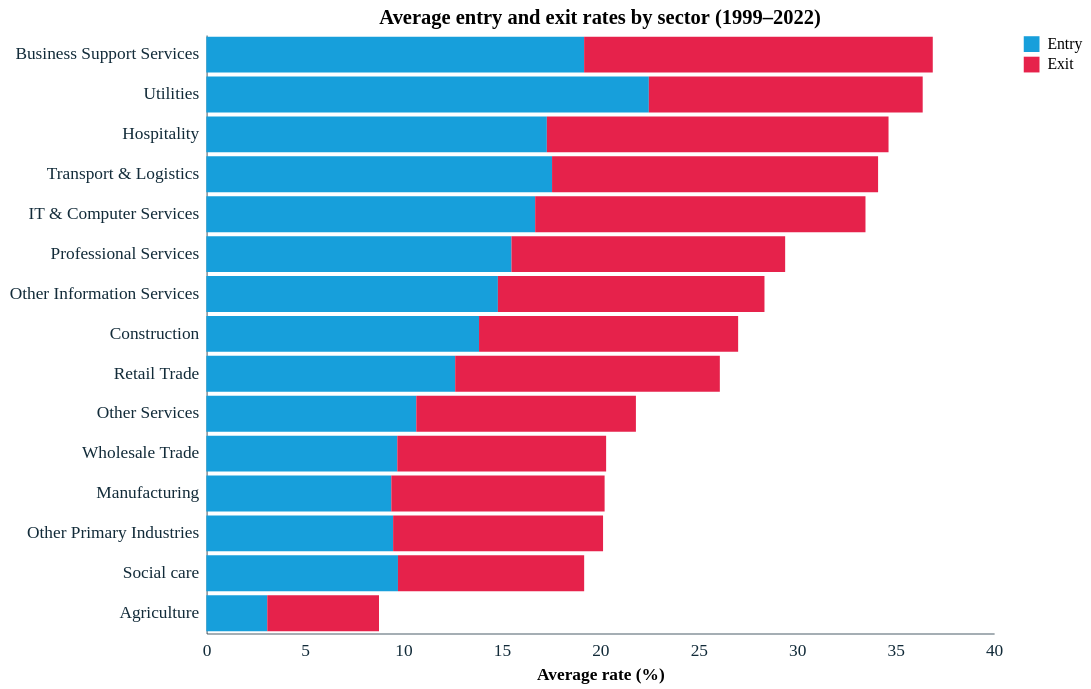

The notebook cell saved with this chart:
### Code cell
# Diverging bar: avg entry vs exit
ee_bar = fd_s.groupby('category')[['entry_rate', 'exit_rate']].mean().reset_index()
ee_bar_long = ee_bar.melt(id_vars='category', var_name='measure', value_name='rate')
ee_bar_long['measure'] = ee_bar_long['measure'].map({'entry_rate': 'Entry', 'exit_rate': 'Exit'})

alt.Chart(ee_bar_long).mark_bar().encode(
    x=alt.X('rate:Q', title='Average rate (%)'),
    y=alt.Y('category:N', sort='-x', title=''),
    color=alt.Color('measure:N',
        scale=alt.Scale(domain=['Entry', 'Exit'],
                        range=[pallete['nominal_1'], pallete['nominal_2']]),
        legend=alt.Legend(title='')),
    xOffset='measure:N',
    tooltip=['category:N', 'measure:N', alt.Tooltip('rate:Q', format='.1f')]
).properties(title='Average entry and exit rates by sector (1999–2022)', width=500, height=380)

### Figure 1 — Vega-Lite specification as saved in the notebook (floating-point values rounded to 4 significant figures)
{"config": {"font": "Circular Std", "mark": {"line": {"interpolate": "linear"}}, "view": {"stroke": "transparent", "width": 400, "height": 300}, "range": {"category": ["#179fdb", "#e6224b", "#f4c245", "#122b39", "#eb5c2e", "#36b7b4"], "diverging": ["#E6224B", "#E54753", "#C9C9C9", "#179FDB", "#122B39"], "heatmap": ["#C9C9C9", "#179FDB", "#0063AF", "#122B39"], "ordinal": ["#00A767", "#36B7B4", "#179FDB", "#0063AF", "#243B5A"]}, "axisX": {"labelColor": "#122b39", "tickColor": "#122b39", "domainColor": "#122b39", "domainOpacity": 0.5, "gridOpacity": 0, "labelFont": "Circular Std", "labelAngle": 0, "labelAlign": "center", "labelFontSize": 11, "labelPadding": 5, "tickCount": 10, "tickSize": 0, "title": ""}, "axisY": {"labelColor": "#122b39", "labelFont": "Circular Std", "tickColor": "#122b39", "domainColor": "#122b39", "gridColor": "#122b39", "gridDash": [1, 5], "gridOpacity": 0.5, "labelPadding": 5, "labelFontSize": 11, "domainOpacity": 0.5, "tickSize": 0, "title": null, "titleAlign": "left", "titleAngle": 0, "titleBaseline": "bottom", "titleColor": "#122b39", "titleOpacity": 0.9, "titleX": 0, "titleY": -7}}, "data": {"name": "data-bfc22804e1ee795ecf1b3e497bab3dee"}, "mark": {"type": "bar"}, "encoding": {"color": {"field": "measure", "legend": {"title": ""}, "scale": {"domain": ["Entry", "Exit"], "range": ["#179fdb", "#e6224b"]}, "type": "nominal"}, "tooltip": [{"field": "category", "type": "nominal"}, {"field": "measure", "type": "nominal"}, {"field": "rate", "format": ".1f", "type": "quantitative"}], "x": {"field": "rate", "title": "Average rate (%)", "type": "quantitative"}, "xOffset": {"field": "measure", "type": "nominal"}, "y": {"field": "category", "sort": "-x", "title": "", "type": "nominal"}}, "height": 380, "title": "Average entry and exit rates by sector (1999–2022)", "width": 500, "$schema": "https://vega.github.io/schema/vega-lite/v5.20.1.json", "datasets": {"data-bfc22804e1ee795ecf1b3e497bab3dee": [{"category": "Agriculture", "measure": "Entry", "rate": 3.096}, {"category": "Business Support Services", "measure": "Entry", "rate": 19.19}, {"category": "Construction", "measure": "Entry", "rate": 13.85}, {"category": "Hospitality", "measure": "Entry", "rate": 17.3}, {"category": "IT & Computer Services", "measure": "Entry", "rate": 16.7}, {"category": "Manufacturing", "measure": "Entry", "rate": 9.397}, {"category": "Other Information Services", "measure": "Entry", "rate": 14.81}, {"category": "Other Primary Industries", "measure": "Entry", "rate": 9.488}, {"category": "Other Services", "measure": "Entry", "rate": 10.66}, {"category": "Professional Services", "measure": "Entry", "rate": 15.5}, {"category": "Retail Trade", "measure": "Entry", "rate": 12.64}, {"category": "Social care", "measure": "Entry", "rate": 9.734}, {"category": "Transport & Logistics", "measure": "Entry", "rate": 17.56}, {"category": "Utilities", "measure": "Entry", "rate": 22.48}, {"category": "Wholesale Trade", "measure": "Entry", "rate": 9.701}, {"category": "Agriculture", "measure": "Exit", "rate": 5.675}, {"category": "Business Support Services", "measure": "Exit", "rate": 17.71}, {"category": "Construction", "measure": "Exit", "rate": 13.16}, {"category": "Hospitality", "measure": "Exit", "rate": 17.36}, {"category": "IT & Computer Services", "measure": "Exit", "rate": 16.78}, {"category": "Manufacturing", "measure": "Exit", "rate": 10.83}, {"category": "Other Information Services", "measure": "Exit", "rate": 13.54}, {"category": "Other Primary Industries", "measure": "Exit", "rate": 10.66}, {"category": "Other Services", "measure": "Exit", "rate": 11.16}, {"category": "Professional Services", "measure": "Exit", "rate": 13.9}, {"category": "Retail Trade", "measure": "Exit", "rate": 13.44}, {"category": "Social care", "measure": "Exit", "rate": 9.458}, {"category": "Transport & Logistics", "measure": "Exit", "rate": 16.56}, {"category": "Utilities", "measure": "Exit", "rate": 13.91}, {"category": "Wholesale Trade", "measure": "Exit", "rate": 10.61}]}}
